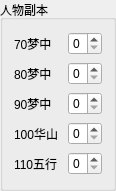
                  <widget class="QGroupBox" name="groupBox_13">
                   <property name="geometry">
                    <rect>
                     <x>239</x>
                     <y>2</y>
                     <width>103</width>
                     <height>191</height>
                    </rect>
                   </property>
                   <property name="title">
                    <string>人物副本</string>
                   </property>
                   <layout class="QGridLayout" name="gridLayout_17">
                    <item row="0" column="0">
                     <widget class="QLabel" name="label_26">
                      <property name="minimumSize">
                       <size>
                        <width>48</width>
                        <height>0</height>
                       </size>
                      </property>
                      <property name="text">
                       <string>70梦中</string>
                      </property>
                     </widget>
                    </item>
                    <item row="0" column="1">
                     <widget class="QSpinBox" name="spin_count_fuben_70_meng">
                      <property name="maximum">
                       <number>3</number>
                      </property>
                     </widget>
                    </item>
                    <item row="1" column="0">
                     <widget class="QLabel" name="label_28">
                      <property name="minimumSize">
                       <size>
                        <width>48</width>
                        <height>0</height>
                       </size>
                      </property>
                      <property name="text">
                       <string>80梦中</string>
                      </property>
                     </widget>
                    </item>
                    <item row="1" column="1">
                     <widget class="QSpinBox" name="spin_count_fuben_80_meng">
                      <property name="maximum">
                       <number>1</number>
                      </property>
                     </widget>
                    </item>
                    <item row="2" column="0">
                     <widget class="QLabel" name="label_29">
                      <property name="minimumSize">
                       <size>
                        <width>48</width>
                        <height>0</height>
                       </size>
                      </property>
                      <property name="text">
                       <string>90梦中</string>
                      </property>
                     </widget>
                    </item>
                    <item row="2" column="1">
                     <widget class="QSpinBox" name="spin_count_fuben_90_meng">
                      <property name="maximum">
                       <number>1</number>
                      </property>
                     </widget>
                    </item>
                    <item row="3" column="0">
                     <widget class="QLabel" name="label_30">
                      <property name="minimumSize">
                       <size>
                        <width>48</width>
                        <height>0</height>
                       </size>
                      </property>
                      <property name="text">
                       <string>100华山</string>
                      </property>
                     </widget>
                    </item>
                    <item row="3" column="1">
                     <widget class="QSpinBox" name="spin_count_fuben_100_hua">
                      <property name="maximum">
                       <number>1</number>
                      </property>
                     </widget>
                    </item>
                    <item row="4" column="0">
                     <widget class="QLabel" name="label_56">
                      <property name="minimumSize">
                       <size>
                        <width>48</width>
                        <height>0</height>
                       </size>
                      </property>
                      <property name="text">
                       <string>110五行</string>
                      </property>
                     </widget>
                    </item>
                    <item row="4" column="1">
                     <widget class="QSpinBox" name="spin_count_fuben_110_wu">
                      <property name="maximum">
                       <number>1</number>
                      </property>
                     </widget>
                    </item>
                   </layout>
                  </widget>
